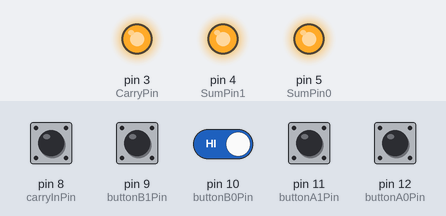
The sketch below on a simulated Arduino Uno, built with avr-gcc and run on an emulated ATmega328P. Parts: output pins drawn as LEDs (lit = HIGH). The test bench sets the inputs (shaded band); at power-on: pin 8 (carryInPin), pin 9 (buttonB1Pin), pin 10 (buttonB0Pin), pin 11 (buttonA1Pin), pin 12 (buttonA0Pin) HIGH.

Above: at 1.2 s.
1.3 s: pin 8 (carryInPin) pulled LOW for 0.15 s
At 1.37 s:
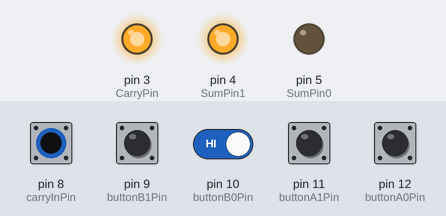
2.9 s: pin 8 (carryInPin) driven LOW and pin 10 (buttonB0Pin) driven LOW
At 3.5 s:
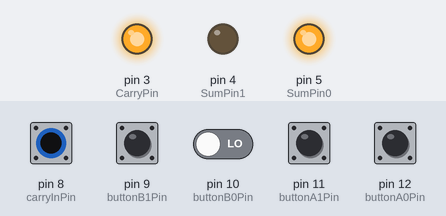
4.4 s: pin 9 (buttonB1Pin) pulled LOW for 0.15 s
At 4.47 s:
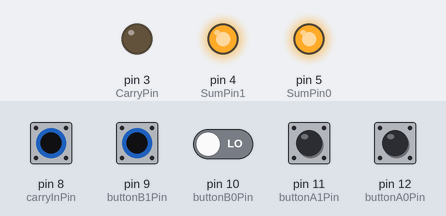
6.0 s: pin 12 (buttonA0Pin) pulled LOW for 0.15 s
At 6.07 s:
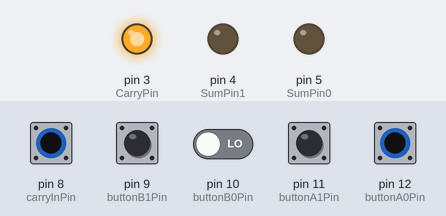
7.6 s: pin 8 (carryInPin) driven HIGH
At 8.3 s:
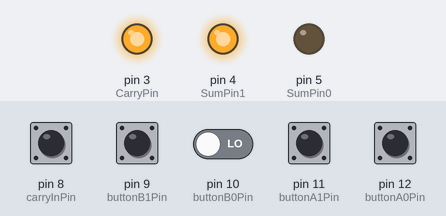
9.1 s: pin 8 (carryInPin) driven LOW
At 9.4 s:
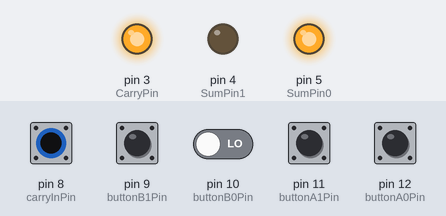
Timing chart, 0 to 11.6 s (numbered marks = the images above; inputs shaded):
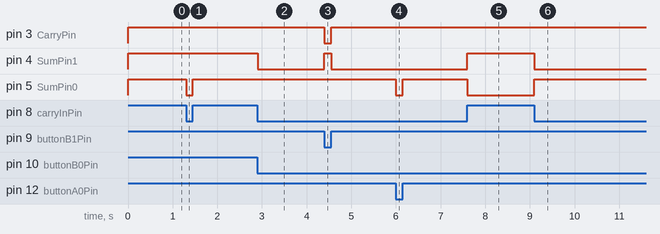

The sketch:

2_bit_full_adder.ino
```cpp
//CSCE 220-Prof. Nwanze
//Names: Tyler Fortune
//Dates: 11/14/22
//2-Bit full adder project

//-----------Variables/Pins-----------
//Input pins
int buttonA0Pin = 12;
int buttonA1Pin = 11;
int buttonB0Pin = 10;
int buttonB1Pin = 9;
int carryInPin = 8;

//placement for output/sum pins
int SumPin0 = 5;
int SumPin1 = 4;
int CarryPin = 3;

//input/temperarly variables
int a0; //1-bit value for a0
int a1; //1-bit input value for a1
int b0; //1-bit input value for b0
int b1; //1-bit input value for b1
int cIn; //1-Bit Carry in
int cOut; //1-bit Carry Out
int s0 ;//sum out of 1-bit
int s1; // sum out of 1-bit


void setup()
 {
  //set up for input and out variables to board pins
  pinMode(SumPin0, OUTPUT); //Pin 5 -Output
  pinMode(SumPin1, OUTPUT); //Pin 4 -Output
  pinMode(CarryPin, OUTPUT);//Pin 3 -Output

  pinMode(buttonA0Pin, INPUT_PULLUP); //Pin 12 -Input
  pinMode(buttonA1Pin, INPUT_PULLUP); //Pin 11 -Input
  pinMode(buttonB0Pin, INPUT_PULLUP); //Pin 10 -Input
  pinMode(buttonB1Pin, INPUT_PULLUP); //Pin 9 -Input
  pinMode(carryInPin, INPUT_PULLUP);  //Pin 8 -Input

}

void loop() {
  //read inputs
  a0 = digitalRead(buttonA0Pin); //reads input of pin 12
  a1 = digitalRead(buttonA1Pin); //reads input of pin 11
  b0 = digitalRead(buttonB0Pin); //reads input of pin 10
  b1 = digitalRead(buttonB1Pin); //reads input of pin 9
  cIn = digitalRead(carryInPin); //reads input of pin 8

  //----------Equations------------
  /*
  Bit-wise operators
  c = a & b ; AND
  c = a | b ; OR
  c = a ^ b ; XOR
  c = !a ; NOT
  */

  //calculare outputs for sum output 0
  //Expression: sum = (a0 XOR b0) XOR countIn
  s0 = (a0 ^ b0) ^ cIn;

  //Calculates outputs for sum output 1
  //Expression: sum =  (a1 XOR b1) XOR ( (a0 XOR b0) AND countIn) | (a0 AND b0)
  s1 = (a1 ^ b1) ^ ( (a0^b0) & cIn) | (a0 & b0);

  //Calulates outputs for Count-Out
  //Expression: Count-Out = (a1 AND b1) OR (a1 XOR b1) AND ((a0 XOR b0) AND countIn) | (a0 AND b0)
  cOut = (a1 & b1) | (a1 ^ b1) & ( (a0^b0) & cIn ) | (a0 & b0);

  //Writes output
  digitalWrite(SumPin0, s0); //writes output for pin 5
  digitalWrite(SumPin1, s1); //writes output for pin 4
  digitalWrite(CarryPin, cOut); //writes output for pin 3


}
```

Measured:
- after the input at 1.3 s, pin 5 (SumPin0): HIGH → LOW at once, → HIGH 0.15 s later
- after the input at 2.9 s, pin 4 (SumPin1): HIGH → LOW at once
- after the input at 4.4 s, pin 3 (CarryPin): HIGH → LOW at once, → HIGH 0.15 s later; pin 4 (SumPin1): LOW → HIGH at once, → LOW 0.15 s later
- after the input at 6.0 s, pin 5 (SumPin0): HIGH → LOW at once, → HIGH 0.15 s later
- after the input at 7.6 s, pin 4 (SumPin1): LOW → HIGH at once; pin 5 (SumPin0): HIGH → LOW at once
- after the input at 9.1 s, pin 4 (SumPin1): HIGH → LOW at once; pin 5 (SumPin0): LOW → HIGH at once
